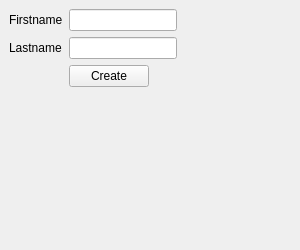
<?xml version="1.0" encoding="UTF-8"?>
<ui version="4.0">
 <class>CreateTeacherForm</class>
 <widget class="QWidget" name="CreateTeacherForm">
  <property name="geometry">
   <rect>
    <x>0</x>
    <y>0</y>
    <width>300</width>
    <height>250</height>
   </rect>
  </property>
  <property name="sizePolicy">
   <sizepolicy hsizetype="Minimum" vsizetype="Minimum">
    <horstretch>0</horstretch>
    <verstretch>0</verstretch>
   </sizepolicy>
  </property>
  <property name="minimumSize">
   <size>
    <width>300</width>
    <height>250</height>
   </size>
  </property>
  <property name="windowTitle">
   <string>BondForm</string>
  </property>
  <widget class="QWidget" name="formLayoutWidget">
   <property name="geometry">
    <rect>
     <x>-1</x>
     <y>-1</y>
     <width>281</width>
     <height>178</height>
    </rect>
   </property>
   <layout class="QFormLayout" name="formLayout">
    <property name="sizeConstraint">
     <enum>QLayout::SetMinimumSize</enum>
    </property>
    <property name="fieldGrowthPolicy">
     <enum>QFormLayout::FieldsStayAtSizeHint</enum>
    </property>
    <property name="leftMargin">
     <number>10</number>
    </property>
    <property name="topMargin">
     <number>10</number>
    </property>
    <property name="rightMargin">
     <number>10</number>
    </property>
    <property name="bottomMargin">
     <number>10</number>
    </property>
    <item row="0" column="0">
     <widget class="QLabel" name="firstnameLabel">
      <property name="text">
       <string>Firstname</string>
      </property>
     </widget>
    </item>
    <item row="0" column="1">
     <widget class="QLineEdit" name="firstnameInput">
      <property name="inputMask">
       <string notr="true"/>
      </property>
      <property name="maxLength">
       <number>50</number>
      </property>
     </widget>
    </item>
    <item row="1" column="0">
     <widget class="QLabel" name="lastnamesLabel">
      <property name="text">
       <string>Lastname</string>
      </property>
     </widget>
    </item>
    <item row="1" column="1">
     <widget class="QLineEdit" name="lastnameInput">
      <property name="inputMask">
       <string notr="true"/>
      </property>
      <property name="maxLength">
       <number>50</number>
      </property>
     </widget>
    </item>
    <item row="2" column="1">
     <widget class="QPushButton" name="addButton">
      <property name="text">
       <string>Create</string>
      </property>
     </widget>
    </item>
   </layout>
  </widget>
 </widget>
 <resources/>
 <connections/>
</ui>
